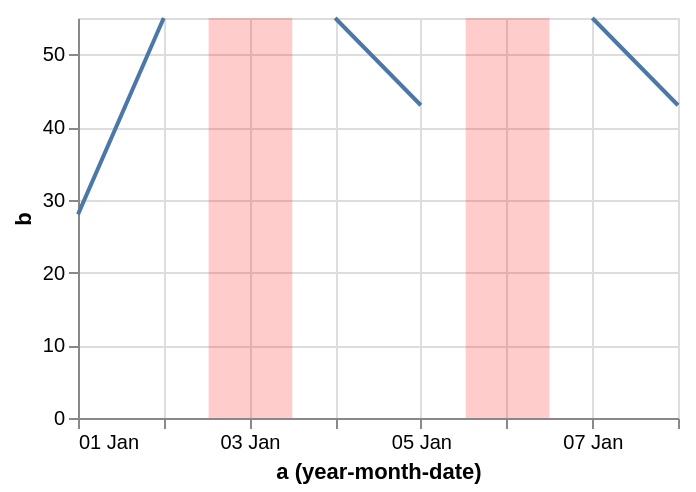

Express this chart as Vega-Lite.
### Vega specification from a JSON file in a GitHub repository (floating-point values rounded to 4 significant figures)
{"$schema": "https://vega.github.io/schema/vega/v5.json", "background": "white", "padding": 5, "width": 300, "height": 200, "style": "cell", "data": [{"name": "source_0", "values": [{"a": "Jan 1, 2000", "b": 28}, {"a": "Jan 2, 2000", "b": 55}, {"a": "Jan 3, 2000", "b": null}, {"a": "Jan 4, 2000", "b": 55}, {"a": "Jan 5, 2000", "b": 43}, {"a": "Jan 6, 2000", "b": null}, {"a": "Jan 7, 2000", "b": 55}, {"a": "Jan 8, 2000", "b": 43}]}, {"name": "data_0", "source": "source_0", "transform": [{"type": "formula", "expr": "toDate(datum[\"a\"])", "as": "a"}]}, {"name": "data_1", "source": "data_0", "transform": [{"field": "a", "type": "timeunit", "units": ["year", "month", "date"], "as": ["yearmonthdate_a", "yearmonthdate_a_end"]}]}, {"name": "data_2", "source": "data_0", "transform": [{"type": "filter", "expr": "datum.b === null"}, {"field": "a", "type": "timeunit", "units": ["year", "month", "date"], "as": ["yearmonthdate_a", "yearmonthdate_a_end"]}, {"type": "formula", "expr": "0.5 * timeOffset('date', datum['yearmonthdate_a'], -1) + 0.5 * datum['yearmonthdate_a']", "as": "yearmonthdate_a_offsetted_rect_start"}, {"type": "formula", "expr": "0.5 * datum['yearmonthdate_a'] + 0.5 * datum['yearmonthdate_a_end']", "as": "yearmonthdate_a_offsetted_rect_end"}, {"type": "filter", "expr": "(isDate(datum[\"yearmonthdate_a\"]) || (isValid(datum[\"yearmonthdate_a\"]) && isFinite(+datum[\"yearmonthdate_a\"])))"}]}], "marks": [{"name": "layer_0_marks", "type": "line", "style": ["line"], "sort": {"field": "x"}, "from": {"data": "data_1"}, "encode": {"update": {"stroke": {"value": "#4c78a8"}, "description": {"signal": "\"a (year-month-date): \" + (!isValid(datum[\"yearmonthdate_a\"]) || !isFinite(+datum[\"yearmonthdate_a\"]) ? \"\" + datum[\"yearmonthdate_a\"] : timeFormat(datum[\"yearmonthdate_a\"], '%d %b')) + \"; b: \" + (!isValid(datum[\"b\"]) || !isFinite(+datum[\"b\"]) ? \"\" + datum[\"b\"] : format(datum[\"b\"], \"\"))"}, "x": {"scale": "x", "field": "yearmonthdate_a"}, "y": {"scale": "y", "field": "b"}, "defined": {"signal": "isValid(datum[\"yearmonthdate_a\"]) && isFinite(+datum[\"yearmonthdate_a\"]) && isValid(datum[\"b\"]) && isFinite(+datum[\"b\"])"}}}}, {"name": "layer_1_marks", "type": "rect", "style": ["bar"], "from": {"data": "data_2"}, "encode": {"update": {"opacity": {"value": 0.2}, "fill": {"value": "red"}, "ariaRoleDescription": {"value": "bar"}, "description": {"signal": "\"a (year-month-date): \" + (!isValid(datum[\"yearmonthdate_a\"]) || !isFinite(+datum[\"yearmonthdate_a\"]) ? \"\" + datum[\"yearmonthdate_a\"] : timeFormat(datum[\"yearmonthdate_a\"], timeUnitSpecifier([\"year\",\"month\",\"date\"], {\"year-month\":\"%b %Y \",\"year-month-date\":\"%b %d, %Y \"})))"}, "x2": {"scale": "x", "field": "yearmonthdate_a_offsetted_rect_start", "offset": {"signal": "0.5 + (abs(scale(\"x\", datum[\"yearmonthdate_a_end\"]) - scale(\"x\", datum[\"yearmonthdate_a\"])) < 0.25 ? -0.5 * (0.25 - (abs(scale(\"x\", datum[\"yearmonthdate_a_end\"]) - scale(\"x\", datum[\"yearmonthdate_a\"])))) : 0.5)"}}, "x": {"scale": "x", "field": "yearmonthdate_a_offsetted_rect_end", "offset": {"signal": "0.5 + (abs(scale(\"x\", datum[\"yearmonthdate_a_end\"]) - scale(\"x\", datum[\"yearmonthdate_a\"])) < 0.25 ? 0.5 * (0.25 - (abs(scale(\"x\", datum[\"yearmonthdate_a_end\"]) - scale(\"x\", datum[\"yearmonthdate_a\"])))) : -0.5)"}}, "y": {"value": 0}, "y2": {"field": {"group": "height"}}}}}], "scales": [{"name": "x", "type": "time", "domain": {"fields": [{"data": "data_1", "field": "yearmonthdate_a"}, {"data": "data_2", "field": "yearmonthdate_a_offsetted_rect_start"}, {"data": "data_2", "field": "yearmonthdate_a_offsetted_rect_end"}]}, "range": [0, {"signal": "width"}]}, {"name": "y", "type": "linear", "domain": {"data": "data_1", "field": "b"}, "range": [{"signal": "height"}, 0], "nice": true, "zero": true}], "axes": [{"scale": "x", "orient": "bottom", "gridScale": "y", "grid": true, "tickCount": {"signal": "ceil(width/40)"}, "tickMinStep": {"signal": "datetime(2001, 0, 2, 0, 0, 0, 0) - datetime(2001, 0, 1, 0, 0, 0, 0)"}, "domain": false, "labels": false, "aria": false, "maxExtent": 0, "minExtent": 0, "ticks": false, "zindex": 0}, {"scale": "y", "orient": "left", "gridScale": "x", "grid": true, "tickCount": {"signal": "ceil(height/40)"}, "domain": false, "labels": false, "aria": false, "maxExtent": 0, "minExtent": 0, "ticks": false, "zindex": 0}, {"scale": "x", "orient": "bottom", "grid": false, "title": "a (year-month-date)", "format": "%d %b", "labelFlush": true, "labelOverlap": true, "tickCount": {"signal": "ceil(width/40)"}, "tickMinStep": {"signal": "datetime(2001, 0, 2, 0, 0, 0, 0) - datetime(2001, 0, 1, 0, 0, 0, 0)"}, "zindex": 0}, {"scale": "y", "orient": "left", "grid": false, "title": "b", "labelOverlap": true, "tickCount": {"signal": "ceil(height/40)"}, "zindex": 0}]}
